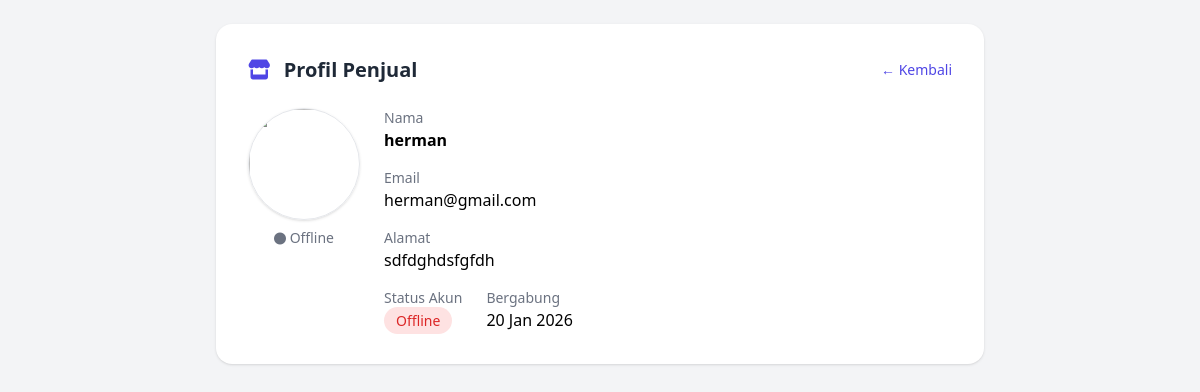
/penjual/detail.php?id=7 (signed in), run on the app's committed database.
### tables this page shows
CREATE TABLE `users` (
  `id_user` int(11) NOT NULL,
  `nik` char(16) NOT NULL,
  `nama` varchar(100) NOT NULL,
  `email` varchar(100) DEFAULT NULL,
  `image` varchar(255) NOT NULL,
  `password` varchar(255) NOT NULL,
  `role` enum('super_admin','penjual','pembeli') NOT NULL,
  `status` enum('online','offline','nonaktif') DEFAULT 'offline',
  `last_activity` datetime DEFAULT NULL,
  `created_at` timestamp NOT NULL DEFAULT current_timestamp(),
  `updated_at` timestamp NOT NULL DEFAULT current_timestamp() ON UPDATE current_timestamp(),
  `alamat` varchar(255) NOT NULL,
  `last_photo_update` datetime DEFAULT NULL,
  `reset_token` varchar(255) DEFAULT NULL,
  `reset_expired` datetime DEFAULT NULL,
  `norek` varchar(50) DEFAULT NULL,
  `nama_bank` varchar(50) DEFAULT NULL,
  `qris` varchar(255) DEFAULT NULL
);

### penjual/detail.php (the view, shortened to what this page needs)
<?php
require '../auth/connection.php';
$id_penjual = $_GET['id'] ?? null;
$query = mysqli_query($conn, "
    SELECT nama, email, alamat, image, status, created_at, last_activity
    FROM users
    WHERE id_user='$id_penjual' AND role='penjual'
");
$data = mysqli_fetch_assoc($query);
function statusOnline($last) {
    return (time() - strtotime($last) <= 300) ? 'online' : 'offline';
}
$online = statusOnline($data['last_activity']);
$image = !empty($data['image']) ? $data['image'] : '../assets/default_user.png';
?>
<!DOCTYPE html>
<html lang="id">
<head>
    <script src="https://cdn.tailwindcss.com"></script>
    <link rel="stylesheet" href="https://cdnjs.cloudflare.com/ajax/libs/font-awesome/6.4.0/css/all.min.css">
</head>
<body class="bg-gray-100 min-h-screen p-6">
<div class="max-w-3xl mx-auto bg-white rounded-2xl shadow p-8">
    <div class="flex justify-between items-center mb-6">
        <h1 class="text-xl font-bold text-gray-800">
            <i class="fas fa-store mr-2 text-indigo-600"></i> Profil Penjual
        </h1>
        <a href="admin.php" class="text-sm text-indigo-600 hover:underline">
            ← Kembali
        </a>
    </div>
    <div class="flex flex-col md:flex-row gap-6">
        <div class="text-center">
            <img src="<?= htmlspecialchars($image) ?>"
                 class="w-28 h-28 rounded-full object-cover border shadow mx-auto">
            <p class="mt-2 text-sm font-medium <?= $online === 'online' ? 'text-green-600' : 'text-gray-500' ?>">
                <i class="fas fa-circle text-xs"></i> <?= ucfirst($online) ?>
            </p>
        </div>
        <div class="flex-1 space-y-4">
            <div>
                <p class="text-sm text-gray-500">Nama</p>
                <p class="font-semibold"><?= htmlspecialchars($data['nama']) ?></p>
            </div>
            <div>
                <p class="text-sm text-gray-500">Email</p>
                <p><?= htmlspecialchars($data['email']) ?></p>
            </div>
            <div>
                <p class="text-sm text-gray-500">Alamat</p>
                <p><?= htmlspecialchars($data['alamat'] ?? '-') ?></p>
            </div>
            <div class="flex gap-6">
                <div>
                    <p class="text-sm text-gray-500">Status Akun</p>
                    <span class="px-3 py-1 rounded-full text-sm font-medium
                        <?= $data['status'] === 'aktif' ? 'bg-green-100 text-green-700' : 'bg-red-100 text-red-600' ?>">
                        <?= ucfirst($data['status']) ?>
                    </span>
                </div>
                <div>
                    <p class="text-sm text-gray-500">Bergabung</p>
                    <p><?= date('d M Y', strtotime($data['created_at'])) ?></p>
                </div>
            </div>
        </div>
    </div>
</div>
</body>
</html>

### data on the page
users: last_activity "Offline", nama "herman", email "herman@gmail.com", alamat "sdfdghdsfgfdh", status "Offline", created_at "20 Jan 2026"
